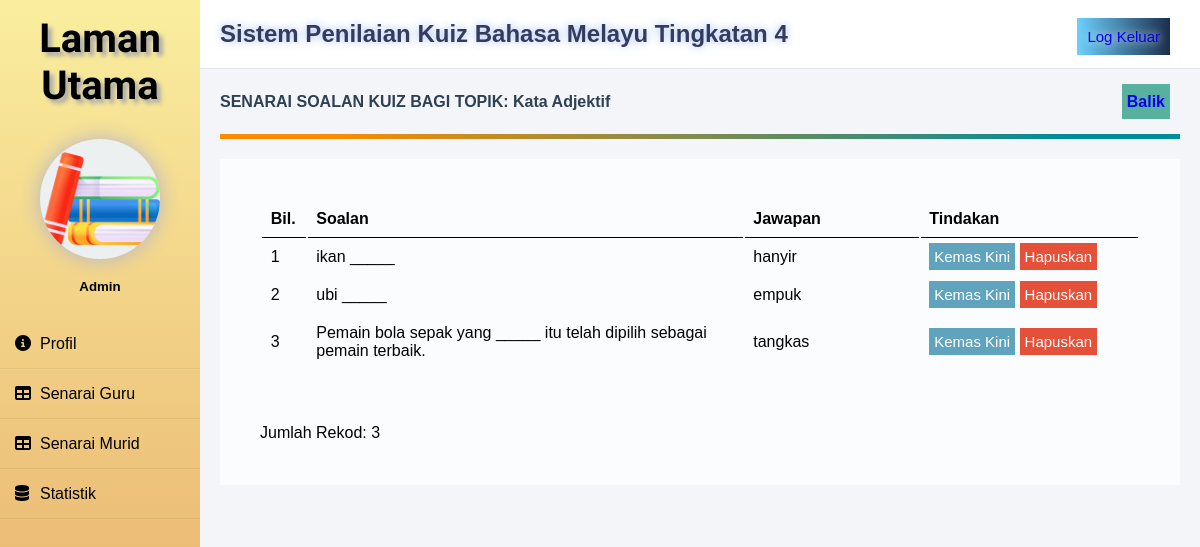
Screenshot of /koleksisoalankuiz.php?idtopik=T01 (signed in) with the database file from the repository.
### tables this page shows
CREATE TABLE `topik` (
  `idtopik` varchar(10) NOT NULL,
  `topik` varchar(30) NOT NULL,
  `idpengguna` varchar(10) NOT NULL
);

CREATE TABLE `pilihan` (
  `idpilihan` varchar(10) NOT NULL,
  `plhjwp` varchar(80) NOT NULL,
  `jwp` varchar(5) NOT NULL,
  `idsoal` varchar(10) NOT NULL
);

CREATE TABLE `soalan` (
  `idsoal` varchar(10) NOT NULL,
  `nosoal` varchar(5) NOT NULL,
  `soal` varchar(100) NOT NULL,
  `idtopik` varchar(10) NOT NULL
);

### koleksisoalankuiz.php (the view, shortened to what this page needs)
<?php
require 'connect.php';
include('template/sidebar.php');
$topikpilihan=$_GET['idtopik'];
$result = mysqli_query($conn, "SELECT * FROM topik WHERE idtopik='$topikpilihan'");
while ($res=mysqli_fetch_array($result)){
    $papartopik=$res['topik'];
}
?>
<head>
    <link rel="stylesheet" href="css/koleksisoalankuizstyle.css?v=<?php echo time(); ?>">
</head>
        <div class="space">
            <div class="header">
                <h2>Sistem Penilaian Kuiz Bahasa Melayu Tingkatan 4</h2>
                <div class="logoutbutton"><a href="logout.php">Log Keluar</a></div>
            </div>
            <div class="maincontent">
                <div class="title">SENARAI SOALAN KUIZ BAGI TOPIK: <?php echo $papartopik;?></div>
                <div class="balik"><a href="koleksikuizguru.php">Balik</a></div>
                <div class="separator"></div>
                <div class="detailbox">
                    <table class="koleksisoalankuiz" autowidth="false">
                        <thead>
                            <tr>
                                <th style="width: 5%;">Bil.</th>
                                <th style="width: 50%;">Soalan</th>
                                <th style="width: 20%;">Jawapan</th>
                                <th style="width: 25%;">Tindakan</th>
                            </tr>
                        </thead>
                        <?php
                            $bil = 1;
                            $querysoalan = "SELECT * FROM soalan AS q INNER JOIN pilihan AS a ON q.idsoal=a.idsoal
                            WHERE q.idtopik='$topikpilihan' AND a.jwp=1 GROUP BY a.idsoal ORDER BY q.idsoal ASC";
                            $resultquerysoalan = mysqli_query($conn, $querysoalan);
                            while($info1 = mysqli_fetch_array($resultquerysoalan)){ ?>
                            <tr>
                                <td><?php echo $bil++;?></td>
                                <td><?php echo $info1['soal'];?></td>
                                <td><?php echo $info1['plhjwp'];?></td>
                                <td>
                                    <a href="kemaskinisoalan.php?idsoal=<?php echo $info1['idsoal']; ?>" class="kemaskinisoalan">Kemas Kini</a>
                                    <a href="hapuskansoalan.php?idsoal=<?php echo $info1['idsoal']; ?>" class="hapussoalan" onclick="return confirm('Adakah anda ingin menghapuskan soalan ini?')">Hapuskan</a>
                                </td>
                            </tr>
                            <?php } ?>
                    </table>
                    <br><br>Jumlah Rekod: <?php echo $bil-1;?><br>
                </div>
            </div>
        </div>
</body>
</html>

### template/sidebar.css (style rules this page uses)
* { margin: 0; padding: 0; box-sizing: border-box; list-style: none; font-family: Verdana, Geneva, Tahoma, sans-serif; }
body { margin: 0; padding: 0; background: #f3f5f9; }

### css/koleksisoalankuizstyle.css (style rules this page uses)
* { margin: 0; padding: 0; box-sizing: border-box; list-style: none; font-family: Verdana, Geneva, Tahoma, sans-serif; }
body { margin: 0; padding: 0; background: #f3f5f9; }
.space { width: 100%; margin-left: 200px; }
.header { padding: 20px; background: #fff; color: #000000; border-bottom: 1px solid #e0e4e8; }
.header h2 { color: #353A5F; text-shadow: 0 0 10px #9EBAF3; }
.logoutbutton { padding: 10px; background-image: linear-gradient(90deg,#6CD0FF,#1C2E4C); text-shadow: 0 0 10px #fff; float: right; margin-top: -30px; margin-right: 10px; font-size: 15px; color: #fff; }
a { text-decoration: none; }
.maincontent { margin: 20px; color: #000000; line-height: 25px; }
.maincontent div { margin-bottom: 20px; }
.title { font-weight: bold; color: #2E4053; }
.separator { height: 5px; background-image: linear-gradient(108.9deg, rgba(251,140,0,1) 11.2%, rgba(0,139,155,1) 88.9%); }
.detailbox { position: relative; background: #fff; background-color: rgba(255, 255, 255, 0.7); padding: 40px; }
.balik { background-color: #58B19F; padding: 5px; color: white; text-decoration: none; font-weight: bold; display: inline-block; float: right; margin-top: -50px; margin-right: 10px; }
.koleksisoalankuiz { width: 100%; table-layout: auto; }
table tr th { border-bottom: 1px solid black; padding: 1%; text-align: left; }
table tr td { padding: 1%; }
.kemaskinisoalan { background-color: #60a3bc; padding: 5px; color: white; text-decoration: none; font-size: 15px; }
.hapussoalan { background-color: #e55039; padding: 5px; color: white; text-decoration: none; font-size: 15px; }

### rows the page displays
topik: topik "Kata Adjektif"
pilihan: idsoal.soal "ikan _____", plhjwp "hanyir"
pilihan: idsoal.soal "ubi _____", plhjwp "empuk"
pilihan: idsoal.soal "Pemain bola sepak yang _____ itu telah dipilih sebagai pemain terbaik.", plhjwp "tangkas"

### other values shown
$bil-1 "3"
